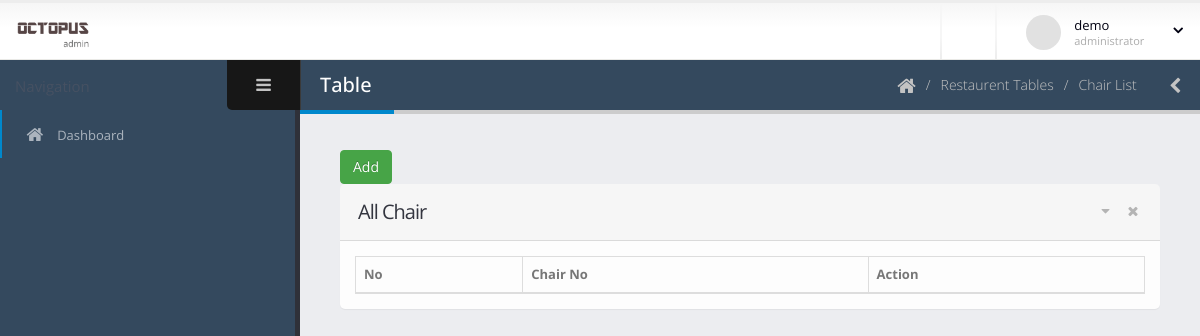
Page /dashboard/view-chair-list.php?table_id=68 (signed in) on the earlier database version.
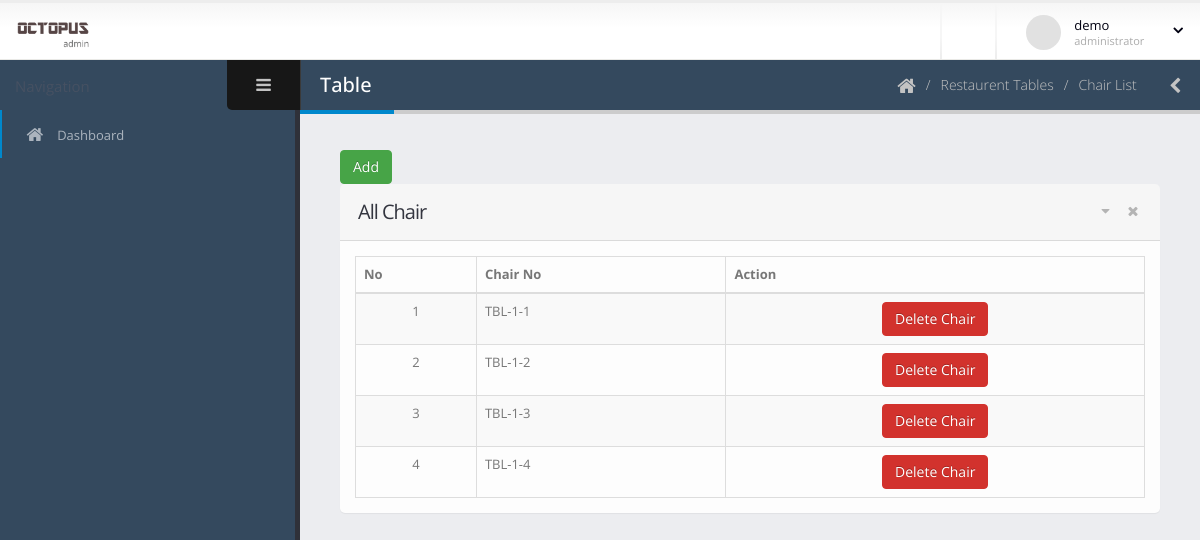
Same page on the later database version.
### tables this page shows
CREATE TABLE `restaurant_chair` (
  `id` int(11) NOT NULL,
  `tbl_id` int(11) DEFAULT NULL,
  `chair_no` varchar(30) DEFAULT NULL
);

### dashboard/view-chair-list.php (the view, shortened to what this page needs)
<?php include 'template/header.php';
?>
	<body>
		<section class="body">
			<?php include 'template/top-bar.php'; ?>
			<div class="inner-wrapper">
				<?php include 'template/left-bar.php'; ?>
				<section role="main" class="content-body">
					<header class="page-header">
						<h2>Table</h2>
						<div class="right-wrapper pull-right">
							<ol class="breadcrumbs">
								<li>
									<a href="index.php">
										<i class="fa fa-home"></i>
									</a>
								</li>
								<li><span>Restaurent Tables</span></li>
								<li><span>Chair List</span></li>
							</ol>
							<a class="sidebar-right-toggle" data-open="sidebar-right"><i class="fa fa-chevron-left"></i></a>
						</div>
					</header>
						<section class="panel">
							<a href="#exampleModal" class="btn btn-success"  data-toggle="modal" >Add</a>
							<header class="panel-heading">
								<div class="panel-actions">
									<a href="#" class="fa fa-caret-down"></a>
									<a href="#" class="fa fa-times"></a>
								</div>
								<h2 class="panel-title">All Chair</h2>
							</header>
							<div class="panel-body">
								<table class="table table-bordered table-striped mb-none" id="datatable-tabletools" data-swf-path="assets/vendor/jquery-datatables/extras/TableTools/swf/copy_csv_xls_pdf.swf">
									<thead>
										<tr>
											<th>No</th>
											<th>Chair No</th>
											<th class="hidden-phone">Action</th>
										</tr>
									</thead>
									<tbody>
										<?php
										$count = 1;
										$con = connect();
										$tbl_id = $_GET['table_id'];
										$sql = "SELECT * FROM `restaurant_chair` WHERE tbl_id = '$tbl_id' ;";
										$result = $con->query($sql);
										foreach ($result as $r) {
										?>
										<tr class="gradeX">
											<td class="center hidden-phone"><?php echo $count; ?></td>
											<td><?php echo $r['chair_no']; ?></td>
											<td class="center hidden-phone">
												<a href="delete-chair.php?chair_id=<?php echo $r['id'];?>&tbl_id=<?php echo $tbl_id;?>" class="btn btn-danger"  onclick="if (!Done()) return false; ">Delete Chair</a>
											</td>
										</tr>
										<?php $count++; } ?>
									</tbody>
								</table>
							</div>
						</section>
				</section>
			</div>
		</section>
	</body>
</html>

### dashboard/template/header.php (shortened to what this page needs)
<!doctype html>
<html class="fixed">
	<head>
		<link rel="stylesheet" href="assets/vendor/bootstrap/css/bootstrap.css" />
		<link rel="stylesheet" href="assets/vendor/font-awesome/css/font-awesome.css" />
		<link rel="stylesheet" href="assets/vendor/magnific-popup/magnific-popup.css" />
		<link rel="stylesheet" href="assets/vendor/bootstrap-datepicker/css/datepicker3.css" />
		<link rel="stylesheet" href="assets/vendor/jquery-ui/css/ui-lightness/jquery-ui-1.10.4.custom.css" />
		<link rel="stylesheet" href="assets/vendor/bootstrap-multiselect/bootstrap-multiselect.css" />
		<link rel="stylesheet" href="assets/vendor/morris/morris.css" />
		<link rel="stylesheet" href="assets/vendor/select2/select2.css" />
		<link rel="stylesheet" href="assets/vendor/jquery-datatables-bs3/assets/css/datatables.css" />
		<link rel="stylesheet" href="assets/stylesheets/theme.css" />
		<link rel="stylesheet" href="assets/stylesheets/skins/default.css" />
		<link rel="stylesheet" href="assets/stylesheets/theme-custom.css">
		<link href="https://pro-next.fontawesome.com/releases/v5.7.2/css/all.css" data-prerender="keep" rel="stylesheet">
	</head>

### dashboard/template/top-bar.php (shortened to what this page needs)
<header class="header">
				<div class="logo-container">
					<a href="index.php" class="logo">
						<img src="assets/images/logo.png" height="35" alt="JSOFT Admin" />
					</a>
				</div>
				<div class="header-right">
					<span class="separator"></span>
					<span class="separator"></span>
					<div id="userbox" class="userbox">
						<a href="#" data-toggle="dropdown">
							<figure class="profile-picture">
								<img src="assets/images/!logged-user.jpg" alt="Joseph Doe" class="img-circle" data-lock-picture="assets/images/!logged-user.jpg" />
							</figure>
							<div class="profile-info" data-lock-name="John Doe" data-lock-email="johndoe@JSOFT.com">
								<span class="name"><?php echo $_SESSION['name']; ?></span>
								<span class="role">administrator</span>
							</div>
							<i class="fa custom-caret"></i>
						</a>
					</div>
				</div>
			</header>

### dashboard/template/left-bar.php (shortened to what this page needs)
<aside id="sidebar-left" class="sidebar-left">
	<div class="sidebar-header">
		<div class="sidebar-title">
		</div>
		<div class="sidebar-toggle hidden-xs" data-toggle-class="sidebar-left-collapsed" data-target="html" data-fire-event="sidebar-left-toggle">
			<i class="fa fa-bars" aria-label="Toggle sidebar"></i>
		</div>
	</div>
	<div class="nano">
		<div class="nano-content">
			<nav id="menu" class="nav-main" role="navigation">
				<ul class="nav nav-main">
					<li class="nav-active">
						<a href="index.php">
							<i class="fa fa-home" aria-hidden="true"></i>
							<span>Dashboard</span>
						</a>
					</li>
				</ul>
			</nav>
			<hr class="separator" />
		</div>
	</div>
</aside>

### dashboard/assets/stylesheets/skins/default.css (style rules this page uses)
a, .btn-link { color: #0088cc; }
body .btn-success { color: #ffffff; text-shadow: 0 -1px 0 rgba(0, 0, 0, 0.25); background-color: #47a447; border-color: #47a447; }
body .btn-danger { color: #ffffff; text-shadow: 0 -1px 0 rgba(0, 0, 0, 0.25); background-color: #d2322d; border-color: #d2322d; }
.page-header h2 { border-bottom-color: #0088cc; }
ul.nav-main > li.nav-active > a { box-shadow: 2px 0 0 #0088cc inset; }

Differences in the rows shown:
added restaurant_chair: chair_no "TBL-1-1"
added restaurant_chair: chair_no "TBL-1-2"
added restaurant_chair: chair_no "TBL-1-3"
added restaurant_chair: chair_no "TBL-1-4"
